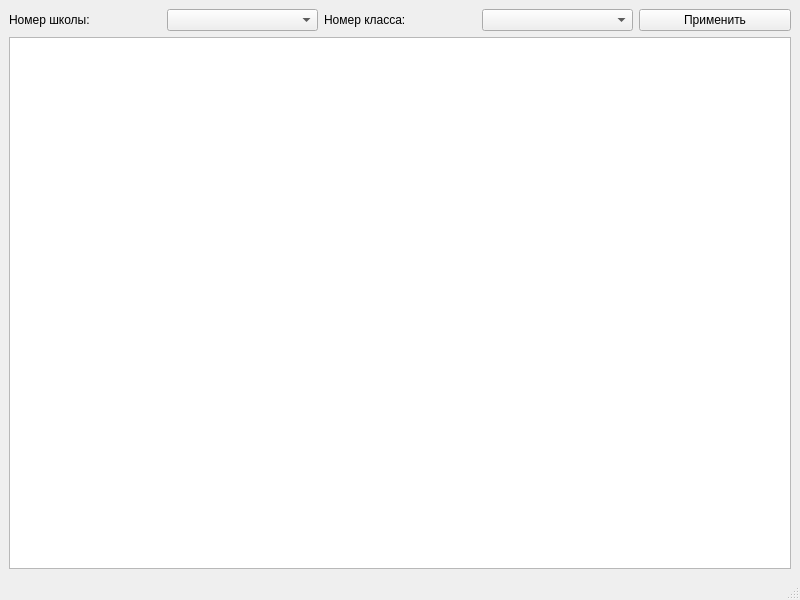
<?xml version="1.0" encoding="UTF-8"?>
<ui version="4.0">
 <class>MainWindow</class>
 <widget class="QMainWindow" name="MainWindow">
  <property name="geometry">
   <rect>
    <x>100</x>
    <y>100</y>
    <width>800</width>
    <height>600</height>
   </rect>
  </property>
  <widget class="QWidget" name="centralwidget">
   <layout class="QVBoxLayout" name="verticalLayout">
    <item>
     <layout class="QHBoxLayout" name="filterLayout">
      <item>
       <widget class="QLabel" name="labelSchool">
        <property name="text">
         <string>Номер школы:</string>
        </property>
       </widget>
      </item>
      <item>
       <widget class="QComboBox" name="comboBoxSchool"/>
      </item>
      <item>
       <widget class="QLabel" name="labelClass">
        <property name="text">
         <string>Номер класса:</string>
        </property>
       </widget>
      </item>
      <item>
       <widget class="QComboBox" name="comboBoxClass"/>
      </item>
      <item>
       <widget class="QPushButton" name="btnApplyFilter">
        <property name="text">
         <string>Применить</string>
        </property>
       </widget>
      </item>
     </layout>
    </item>
    <item>
     <widget class="QTableView" name="tableView"/>
    </item>
   </layout>
  </widget>
  <widget class="QMenuBar" name="menubar"/>
  <widget class="QStatusBar" name="statusbar"/>
 </widget>
 <resources/>
 <connections/>
</ui>
